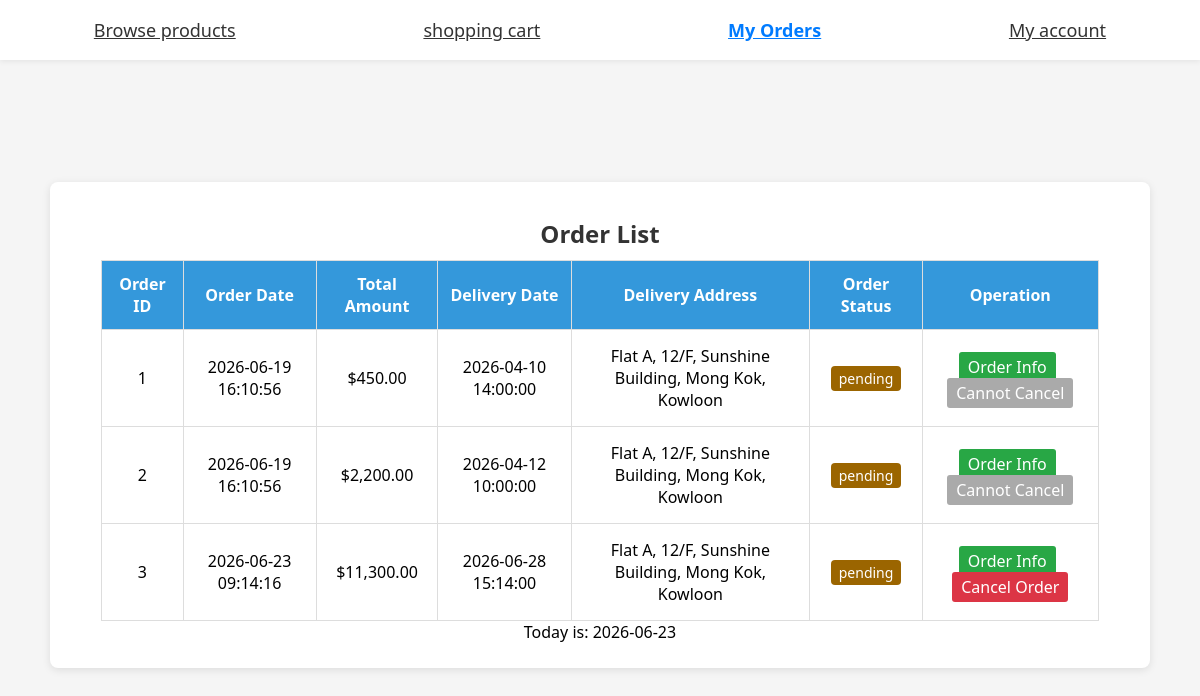
Before: /customer/order.php (signed in) with the older database file.
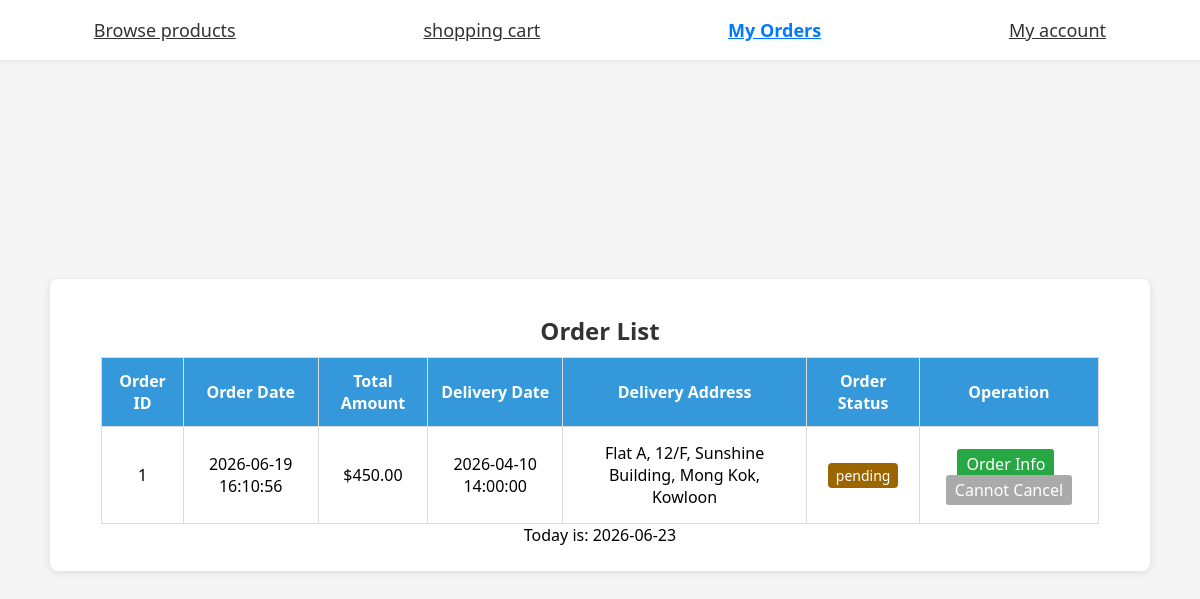
After: the same page with the newer database file.
### tables this page shows
CREATE TABLE `orders` (
  `oid` int(11) NOT NULL,
  `odate` datetime NOT NULL DEFAULT current_timestamp(),
  `ototalamount` decimal(10,2) NOT NULL,
  `cid` int(11) NOT NULL,
  `odeliverydate` datetime NOT NULL,
  `odeliveraddress` text NOT NULL,
  `ostatus` int(11) NOT NULL DEFAULT 1
);

### customer/order.php (the view, shortened to what this page needs)
<?php
$cid = $_SESSION['CID'];
$today = date('Y-m-d');
$host = 'localhost';
$dbuser = 'root';
$dbpass = '';
$dbname = 'projectdb';
$conn = mysqli_connect($host, $dbuser, $dbpass, $dbname);
mysqli_set_charset($conn, 'utf8');
$sqlList = "SELECT * FROM orders WHERE cid = ?";
$stmtList = mysqli_prepare($conn, $sqlList);
mysqli_stmt_bind_param($stmtList, 'i', $cid);
mysqli_stmt_execute($stmtList);
$rs = mysqli_stmt_get_result($stmtList);
$orderList = [];
while ($row = mysqli_fetch_assoc($rs)) $orderList[] = $row;
?>
<!DOCTYPE html>
<html lang="en">
<head>
    <link rel="stylesheet" href="../CSS/style.css">
</head>
<body>
    <div class="nav">
        <a href="productList.php">Browse products</a>
        <a href="ShoppingCart.php">shopping cart</a>
        <a class="active" href="order.php">My Orders</a>
        <a href="myAccount.php">My account</a>
    </div>
    <div class="table-card">
        <div class="header">
            <h1>Order List</h1>
        </div>
        <table border="1" width="100%">
            <thead>
                <tr>
                    <th>Order ID</th>
                    <th>Order Date</th>
                    <th>Total Amount</th>
                    <th>Delivery Date</th>
                    <th>Delivery Address</th>
                    <th>Order Status</th>
                    <th>Operation</th>
                </tr>
            </thead>
            <tbody>
                <?php if(empty($orderList)): ?>
                    <tr><td colspan="10" class="empty-row">You have no orders yet</td></tr>
                <?php else: ?>
                    <?php foreach ($orderList as $item): ?>
                    <?php
                        $limitDay = date('Y-m-d', strtotime($today . " +2 days"));
                        $canCancel = $item['odeliverydate'] > $limitDay && !in_array($item['ostatus'], [4,5,6]);
                    ?>
                    <tr>
                        <td><?= $item['oid'] ?></td>
                        <td><?= $item['odate'] ?></td>
                        <td>$<?= number_format($item['ototalamount'],2) ?></td>
                        <td><?= $item['odeliverydate'] ?></td>
                        <td><?= $item['odeliveraddress'] ?></td>
                        <td>
                            <?php
                            $status = $item['ostatus'];
                            $tagClass = $tagVal = '';
                            if($status == 1){$tagClass='tag-pending';$tagVal='pending';}
                            elseif($status == 2){$tagClass='tag-processing';$tagVal='processing';}
                            elseif($status == 3){$tagClass='tag-waitshipping';$tagVal='waitshipping';}
                            elseif($status == 4){$tagClass='tag-shipped';$tagVal='shipped';}
                            elseif($status ==5 || $status ==6){$tagClass='tag-arrive';$tagVal='arrive';}
                            ?>
                            <span class="<?= $tagClass ?>"><?= $tagVal ?></span>
                        </td>
                        <td>
                            <a href="order.php?oid=<?= $item['oid'] ?>" class="btn-info">Order Info</a>
                            <?php if($canCancel): ?>
                                <a class="btn-del" onclick="if(confirm('Are you sure to cancel this order?')) window.location.href='order.php?action=delete&oid=<?= $item['oid'] ?>'">Cancel Order</a>
                            <?php else: ?>
                                <a class="btn-del" disabled style="background:#aaa;cursor:not-allowed;">Cannot Cancel</a>
                            <?php endif; ?>
                        </td>
                    </tr>
                    <?php endforeach; ?>
                <?php endif; ?>
            </tbody>
        </table>
        <p>Today is: <?= $today ?></p>
    </div>
</body>
</html>

### CSS/style.css (style rules this page uses)
* { margin:0; padding:0; box-sizing:border-box; font-family:system-ui; }
body { min-height:100vh; display:grid; place-items:center; background:#f5f5f5; padding:20px; padding-top:70px; background-size: cover; background-position: center; background-repeat: no-repeat; }
.header { text-align: center; margin-bottom:0px; }
.header h1 { font-size:24px; color:#333; }
.nav { position:fixed; top:0; left:0; width:100%; height:60px; background:#fff; box-shadow:0 2px 5px #00000010; display:flex; align-items:center; justify-content:space-around; z-index:999; }
.nav a { text-decoration:center; color:#333; font-size:18px; cursor:pointer; padding: 12px 12px; }
.nav .active { color:#007bff; font-weight:bold; }
.header { width: 90%; max-width: 1200px; margin: 0 auto; padding: 10px 25px; }
.header h1 { margin: 0; font-size: 24px; }
.tag-pending { color:orange }
.table-card { background: white; border-radius: 8px; box-shadow: 0 2px 8px rgba(0,0,0,0.1); min-width: 1100px; padding: 25px; width: 80%; margin: auto auto; text-align: center; }
.table,td,th { border: 1px solid #005cbb; border: 1px solid #ddd; padding: 12px; text-align: center; }
table { width:95%; border-collapse: collapse; margin: auto auto; text-align: center; }
td { padding:15px; text-align: center; }
th { background: #3498db; color: white; }
.tag-pending { background: #9b6500; padding: 3px 8px; border-radius: 4px; font-size: 14px; color: white; }

Changed rows visible on the page:
no longer on this page (row edited): orders: oid "2", odate "2026-06-19 16:10:56", ototalamount "2,200.00", odeliverydate "2026-04-12 10:00:00", odeliveraddress "Flat A, 12/F, Sunshine Building, Mong Kok, Kowloon", ostatus "pending", shows "Cannot Cancel"
removed orders: oid "3", odate "2026-06-23 09:14:16", ototalamount "11,300.00", odeliverydate "2026-06-28 15:14:00", odeliveraddress "Flat A, 12/F, Sunshine Building, Mong Kok, Kowloon", ostatus "pending"
